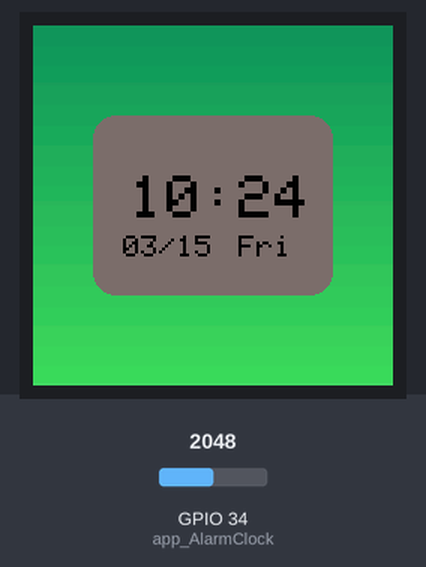
The sketch below on a simulated ESP32. Shown: 240×240 colour display. The inputs (shaded band) are chosen by the test bench; at power-on: GPIO 34 (app_AlarmClock) = 2048. WiFi joins after 1.5 s; servers stay silent unless stated; the local clock reads 2024-03-15 10:24:30 at power-on unless the sketch sets it.

Above: at 2.0 s.
At 4.4 s:
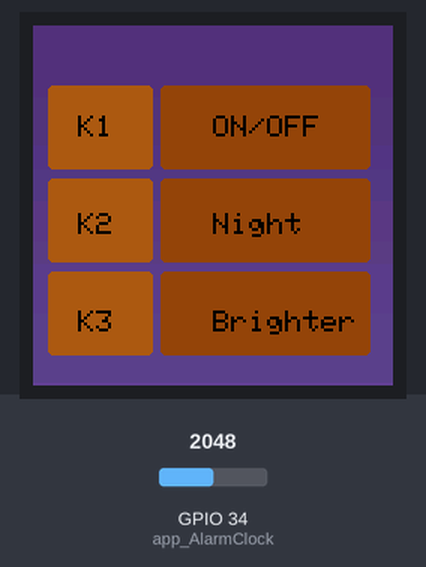
4.5 s: GPIO 34 (app_AlarmClock) set to 3948
6.8 s: GPIO 34 (app_AlarmClock) set to 4049
At 7.37 s:
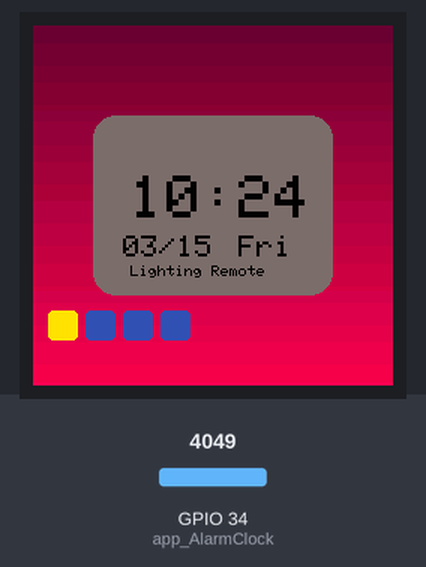
9.4 s: GPIO 34 (app_AlarmClock) set to 3960
At 9.94 s:
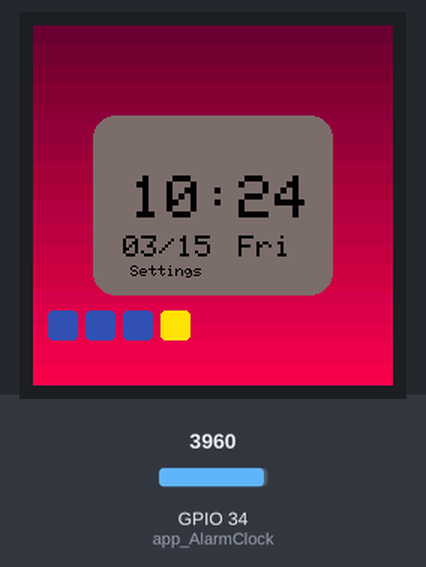
11.7 s: GPIO 34 (app_AlarmClock) set to 3041
13.6 s: GPIO 34 (app_AlarmClock) set to 2947
At 15.6 s:
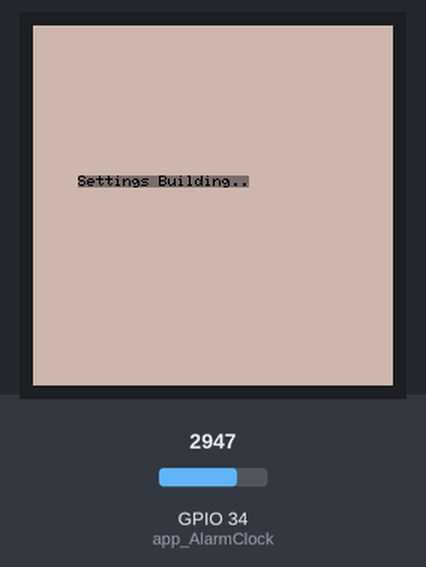
Timing chart, 0 to 16.9 s (numbered marks = the images above; inputs shaded):
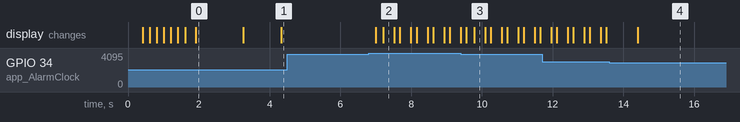

The sketch:

sketch_mar26b.ino
```cpp
#include <LovyanGFX.hpp>
#include <WiFi.h>
#include <time.h>
#include <IRremote.hpp>
#define IR_SEND_PIN       4
//#include "PinDefinitionsAndMore.h"

const char* ssid = "A0957F978755-2G";      // WiFiのSSID
const char* password = "ftn4y7hen4sr6h";  // WiFiのパスワード

const char* ntpServer = "pool.ntp.org";  // NTPサーバ
const long  gmtOffset_sec = 9 * 3600;    // 日本の場合、GMT+9 (日本標準時)
const int   daylightOffset_sec = 0;      // 夏時間のオフセット

/// 独自の設定を行うクラスを、LGFX_Deviceから派生して作成します。
class LGFX : public lgfx::LGFX_Device
{

lgfx::Panel_ST7789      _panel_instance;


// パネルを接続するバスの種類にあったインスタンスを用意します。
  lgfx::Bus_SPI        _bus_instance;   // SPIバスのインスタンス
// バックライト制御が可能な場合はインスタンスを用意します。(必要なければ削除)
  lgfx::Light_PWM     _light_instance;

public:
  // コンストラクタを作成し、ここで各種設定を行います。
  // クラス名を変更した場合はコンストラクタも同じ名前を指定してください。
  LGFX(void)
  {
    { // バス制御の設定を行います。
      auto cfg = _bus_instance.config();    // バス設定用の構造体を取得します。

// SPIバスの設定
      cfg.spi_host = VSPI_HOST;     // 使用するSPIを選択  ESP32-S2,C3 : SPI2_HOST or SPI3_HOST / ESP32 : VSPI_HOST or HSPI_HOST
      // ※ ESP-IDFバージョンアップに伴い、VSPI_HOST , HSPI_HOSTの記述は非推奨になるため、エラーが出る場合は代わりにSPI2_HOST , SPI3_HOSTを使用してください。
      cfg.spi_mode = 3;             // SPI通信モードを設定 (0 ~ 3)
      cfg.freq_write = 40000000;    // 送信時のSPIクロック (最大80MHz, 80MHzを整数で割った値に丸められます)
      cfg.freq_read  = 16000000;    // 受信時のSPIクロック
      cfg.spi_3wire  = true;        // 受信をMOSIピンで行う場合はtrueを設定
      cfg.use_lock   = true;        // トランザクションロックを使用する場合はtrueを設定
      cfg.dma_channel = SPI_DMA_CH_AUTO; // 使用するDMAチャンネルを設定 (0=DMA不使用 / 1=1ch / 2=ch / SPI_DMA_CH_AUTO=自動設定)
      // ※ ESP-IDFバージョンアップに伴い、DMAチャンネルはSPI_DMA_CH_AUTO(自動設定)が推奨になりました。1ch,2chの指定は非推奨になります。
      cfg.pin_sclk = 18;            // SPIのSCLKピン番号を設定
      cfg.pin_mosi = 23;            // SPIのMOSIピン番号を設定
      cfg.pin_miso = -1;            // SPIのMISOピン番号を設定 (-1 = disable)
      cfg.pin_dc   = 22;            // SPIのD/Cピン番号を設定  (-1 = disable)
     // SDカードと共通のSPIバスを使う場合、MISOは省略せず必ず設定してください。
//*/

      _bus_instance.config(cfg);    // 設定値をバスに反映します。
      _panel_instance.setBus(&_bus_instance);      // バスをパネルにセットします。
    }

    { // 表示パネル制御の設定を行います。
      auto cfg = _panel_instance.config();    // 表示パネル設定用の構造体を取得します。

      cfg.pin_cs           =    -1;  // CSが接続されているピン番号   (-1 = disable)
      cfg.pin_rst          =    16;  // RSTが接続されているピン番号  (-1 = disable)
      cfg.pin_busy         =    -1;  // BUSYが接続されているピン番号 (-1 = disable)

      // ※ 以下の設定値はパネル毎に一般的な初期値が設定されていますので、不明な項目はコメントアウトして試してみてください。

      cfg.panel_width      =   240;  // 実際に表示可能な幅
      cfg.panel_height     =   240;  // 実際に表示可能な高さ
      cfg.offset_x         =     0;  // パネルのX方向オフセット量
      cfg.offset_y         =     0;  // パネルのY方向オフセット量
      cfg.offset_rotation  =     0;  // 回転方向の値のオフセット 0~7 (4~7は上下反転)
      cfg.dummy_read_pixel =     8;  // ピクセル読出し前のダミーリードのビット数
      cfg.dummy_read_bits  =     1;  // ピクセル以外のデータ読出し前のダミーリードのビット数
      cfg.readable         =  true;  // データ読出しが可能な場合 trueに設定
      cfg.invert           = false;  // パネルの明暗が反転してしまう場合 trueに設定
      cfg.rgb_order        = false;  // パネルの赤と青が入れ替わってしまう場合 trueに設定
      cfg.dlen_16bit       = false;  // 16bitパラレルやSPIでデータ長を16bit単位で送信するパネルの場合 trueに設定
      cfg.bus_shared       =  true;  // SDカードとバスを共有している場合 trueに設定(drawJpgFile等でバス制御を行います)
      _panel_instance.config(cfg);
    }


    setPanel(&_panel_instance); // 使用するパネルをセットします。
  }
};

// 準備したクラスのインスタンスを作成します。
LGFX display;
static LGFX_Sprite sprite(&display); // スプライトを使う場合はLGFX_Spriteのインスタンスを作成。

   //  int sensorValue = analogRead(34);
int mapAnalogRead(int value) {
    if (value >= 1000 && value < 2000) {
        return 1;
    } else if (value >= 2000 && value <= 3000) {
        return 2;
    } else if (value > 3000 && value <= 4000) {
        return 3;
    } else if (value > 4000) {
        return 4;
    } else {
        return -1; // または、適切なデフォルト値を返す
    }
}
  int BLUE  = lgfx::color888(100, 255, 0);
  int YELLOW = lgfx::color888(10, 50, 150);
void keyTest(){

      display.fillRoundRect(10,190,20,20,10,YELLOW);
      display.fillRoundRect(35,190,20,20,10,YELLOW);
      display.fillRoundRect(60,190,20,20,10,YELLOW);
      display.fillRoundRect(85,190,20,20,10,YELLOW);

      int sensorValue = analogRead(34);
      int mappedValue = mapAnalogRead(sensorValue);
             if(mapAnalogRead(sensorValue)==1){
              display.fillRoundRect(10,190,20,20,10,BLUE);
  }
  else   if(mapAnalogRead(sensorValue)==2){
              display.fillRoundRect(35,190,20,20,10,BLUE);
  }
  else   if(mapAnalogRead(sensorValue)==3){
             display.fillRoundRect(60,190,20,20,10,BLUE);
  }
  else   if(mapAnalogRead(sensorValue)==4){
             display.fillRoundRect(85,190,20,20,10,BLUE);
  }
}

void setup() {
  Serial.begin(115200);
  IrSender.begin(IR_SEND_PIN);
    display.init();
    display.fillScreen(TFT_BLACK);
  WiFi.begin(ssid, password);
  while (WiFi.status() != WL_CONNECTED) {delay(100);display.print(".");}
  display.println("Connected to WiFi");
for(int i=0; i<240; i++){display.drawGradientLine( i, 0, i, 240,lgfx::color888(20, 150, 90), lgfx::color888(70, 220, 100));}//   上,下
  // NTPサーバに接続して時刻を取得
  configTime(gmtOffset_sec, daylightOffset_sec, ntpServer);
  display.setColorDepth(24);

  for(int i=0; i<5; i++){showTime();delay(200);}
  display.setCursor(10,190);
  display.print("Click a key.." );
      int sensorValue = analogRead(34);
      int mappedValue = mapAnalogRead(sensorValue);
    while (true) {//ロック画面（クリックまで待つ）
        mappedValue = mapAnalogRead(sensorValue);
        if (mappedValue == 1 || mappedValue == 2 || mappedValue == 3 || mappedValue == 4) {break;}
        delay(80);
        sensorValue = analogRead(34);
    }
    draw_home();
}


int homeCursor = 0;
int app=0;//0:home,
String homeApps[] = {
        "Lighting Remote",//1
        "Alarm Clock",//2
        "Reading",//3
        "Settings"//4
};
//水色、紫、黄色
  #define LightingRemoteColor lgfx::color888(100, 70, 150)//深緑
  #define AlarmClockColor           lgfx::color888(150, 150, 0)//水色
  #define ReadingColor                  lgfx::color888(70,100,150)//紫
  #define  SettingsColor                 lgfx::color888(200,180,170)//深緑


void loop() {
  for(;;){
    if(app==0){
    showTime();
    delay(5);
    //keyTest();
    homeMenu();
    delay(50);
    }
    else if(app==1){app_LightingRemote();}
    else if(app==2){app_AlarmClock();}
    else if(app==3){app_Reading();}
    else if(app==4){app_Settings();}
    }

}
void homeMenu(){
      int sensorValue = analogRead(34);
      int mappedValue = mapAnalogRead(sensorValue);
      display.fillRoundRect(10,190,20,20,3,YELLOW);
      display.fillRoundRect(35,190,20,20,3,YELLOW);
      display.fillRoundRect(60,190,20,20,3,YELLOW);
      display.fillRoundRect(85,190,20,20,3,YELLOW);
      display.fillRoundRect(25*homeCursor+10,190,20,20,3,BLUE);
      display.setTextSize(1);
      display.setCursor(65,160);
      display.print(homeApps[homeCursor]);
      delay(30);
    if(mappedValue==1 && homeCursor>0 ){homeCursor--;}//left
    if(mappedValue==2){//OK
        app=homeCursor+1;
        if(app==1){display.setColor(LightingRemoteColor);for(int i=0; i<25; i++){display.fillCircle(25*homeCursor+20,200,i*14);}draw_LightingRemote();}
        else if(app==2){display.setColor(AlarmClockColor);for(int i=0; i<25; i++){display.fillCircle(25*homeCursor+20,200,i*14);}draw_AlarmClock();}
        else if(app==3){display.setColor(ReadingColor);for(int i=0; i<20; i++){display.fillCircle(25*homeCursor+20,200,i*14);}draw_Reading();}
        else if(app==4){display.setColor(SettingsColor);for(int i=0; i<20; i++){display.fillCircle(25*homeCursor+20,200,i*14);}draw_Settings();}
    }
    if(mappedValue==3 && homeCursor<3){homeCursor++;}//right
}
void draw_home(){
  for(int i=0; i<240; i++){display.drawGradientLine( i, 0, i, 240,lgfx::color888(110, 0, 55), lgfx::color888(250, 0, 80));}//   上,下
  display.fillRoundRect(40,60,160,120,15,lgfx::color888(120, 110, 110));
  display.setTextColor(lgfx::color888(0, 0, 0),lgfx::color888(120, 110, 110));
}

String LightingRemoteKeys[]{"K1","K2","K3"};
String LightingRemoteFuncs[]{"ON/OFF","Night","Brighter"};
void draw_LightingRemote(){
  for(int i=0; i<240; i++){display.drawGradientLine( i, 0, i, 240,lgfx::color888(80, 50, 120), lgfx::color888(100, 70, 150));}//   上,下
  for(int i=0; i<3; i++){
    display.fillRoundRect(10, 62*i+40, 70, 56, 3,lgfx::color888(170, 90, 20));//左側のBOX
    display.fillRoundRect(85,62*i+40,140,56,3,lgfx::color888(150, 70, 10));//右側のBOX
    display.setTextColor(lgfx::color888(0, 0, 0),lgfx::color888(170, 90, 20));

    display.setTextSize(2);//以下がKey
    display.setCursor(30,60+65*i);
    display.print(LightingRemoteKeys[i]);

    display.setCursor(120,60+65*i);//以下がFuncs
    display.setTextColor(lgfx::color888(0, 0, 0),lgfx::color888(150, 70, 10));
    display.print(LightingRemoteFuncs[i]);
    }
}
void draw_AlarmClock(){display.setCursor(30,100);display.print("AlarmClock Building..");}
void draw_Reading(){display.setCursor(30,100);display.print("Reading Building..");}
void draw_Settings(){display.setCursor(30,100);display.print("Settings Building..");}

void app_LightingRemote(){
      int sensorValue = analogRead(34);
      int mappedValue = mapAnalogRead(sensorValue);
        if(mappedValue==4){app=0;draw_home();}
        else if(mappedValue==0){IrSender.sendOnkyo(0x1275, 0x203, 0);delay(1000);}
        else if(mappedValue==1){IrSender.sendOnkyo(0x1275, 0x207, 0);delay(1000);}
        else if(mappedValue==2){IrSender.sendOnkyo(0x1275, 0x208, 0);delay(1000);}
        delay(30);
}
void app_AlarmClock(){
      int sensorValue = analogRead(34);
      int mappedValue = mapAnalogRead(sensorValue);
        if(mappedValue==4){app=0;draw_home();}
        delay(30);
}
void app_Reading(){
      int sensorValue = analogRead(34);
      int mappedValue = mapAnalogRead(sensorValue);
        if(mappedValue==4){app=0;draw_home();}
        delay(30);
}
void app_Settings(){
      int sensorValue = analogRead(34);
      int mappedValue = mapAnalogRead(sensorValue);
        if(mappedValue==4){app=0;draw_home();}
        delay(30);
}

void showTime(){
//飾り。BOX
display.fillRoundRect(40,60,160,120,15,lgfx::color888(120, 110, 110));
display.setTextColor(lgfx::color888(0, 0, 0),lgfx::color888(120, 110, 110));
    // 現在のUNIX時刻を取得
  time_t now;
  time(&now);
  // 時刻をフォーマットして表示
  struct tm timeinfo;
  localtime_r(&now, &timeinfo);
  char timeStr[50];

  display.setTextSize(2);
  strftime(timeStr, sizeof(timeStr), "%m/%d ", &timeinfo);//日付
  display.drawString(timeStr, 60,140);

  display.setTextSize(4);
    strftime(timeStr, sizeof(timeStr), "%H:%M", &timeinfo);//時刻
  display.drawString(timeStr, 65,100);

  display.setTextSize(2);
  int dayOfWeek = timeinfo.tm_wday;
  display.drawString(" "+getDayOfWeekString(dayOfWeek),125,140);//曜日
}

// 曜日を文字列に変換する関数
String getDayOfWeekString(int dayOfWeek) {
  switch (dayOfWeek) {
    case 0:
      return "Sun";
    case 1:
      return "Mon";
    case 2:
      return "Tue";
    case 3:
      return "Wed";
    case 4:
      return "Thu";
    case 5:
      return "Fri";
    case 6:
      return "Sat";
    default:
      return "Unknown";
  }
}
```

Measured:
- the behaviour switches between 4000 and 4001 on GPIO 34 (app_AlarmClock) (found by bisection; images 1 and 2)
- the behaviour switches between 3001 and 3000 on GPIO 34 (app_AlarmClock) (found by bisection; images 3 and 4)
- after the input at 4.5 s, every drawn part: stays the same
- after the input at 6.8 s, the display: first changes after 0.20 s (image 2 shows a later state)
- after the input at 9.4 s, the display: first differs from a run without the input after 0.16 s (image 3 shows a later state)
- after the input at 13.6 s, the display: changes after 0.81 s (image 4)
- what the display in image 0 shows lasts 1.4 s, from 1.9 s to 3.3 s
